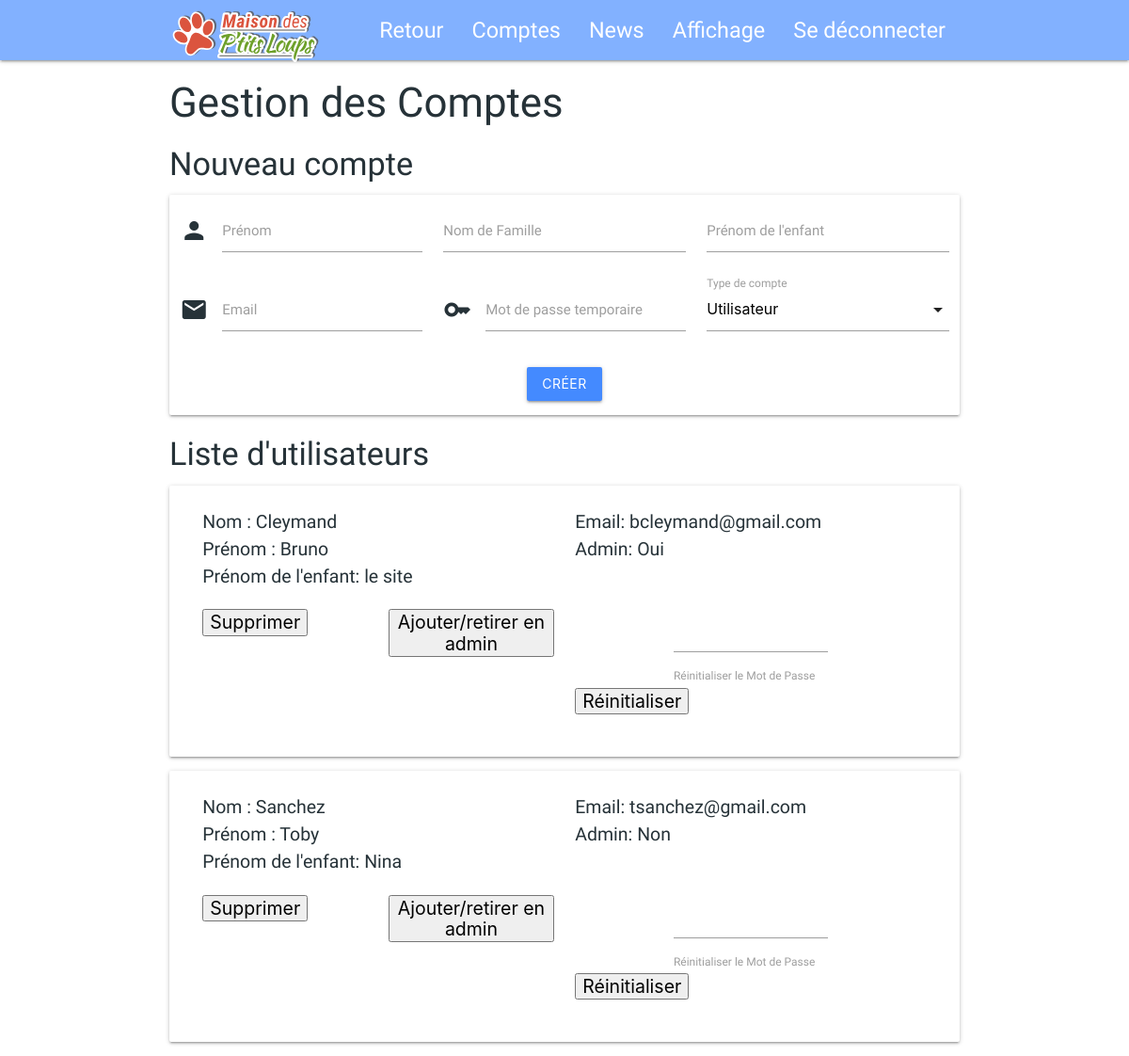
Page /admin-accounts.php (signed in) on the earlier database version.
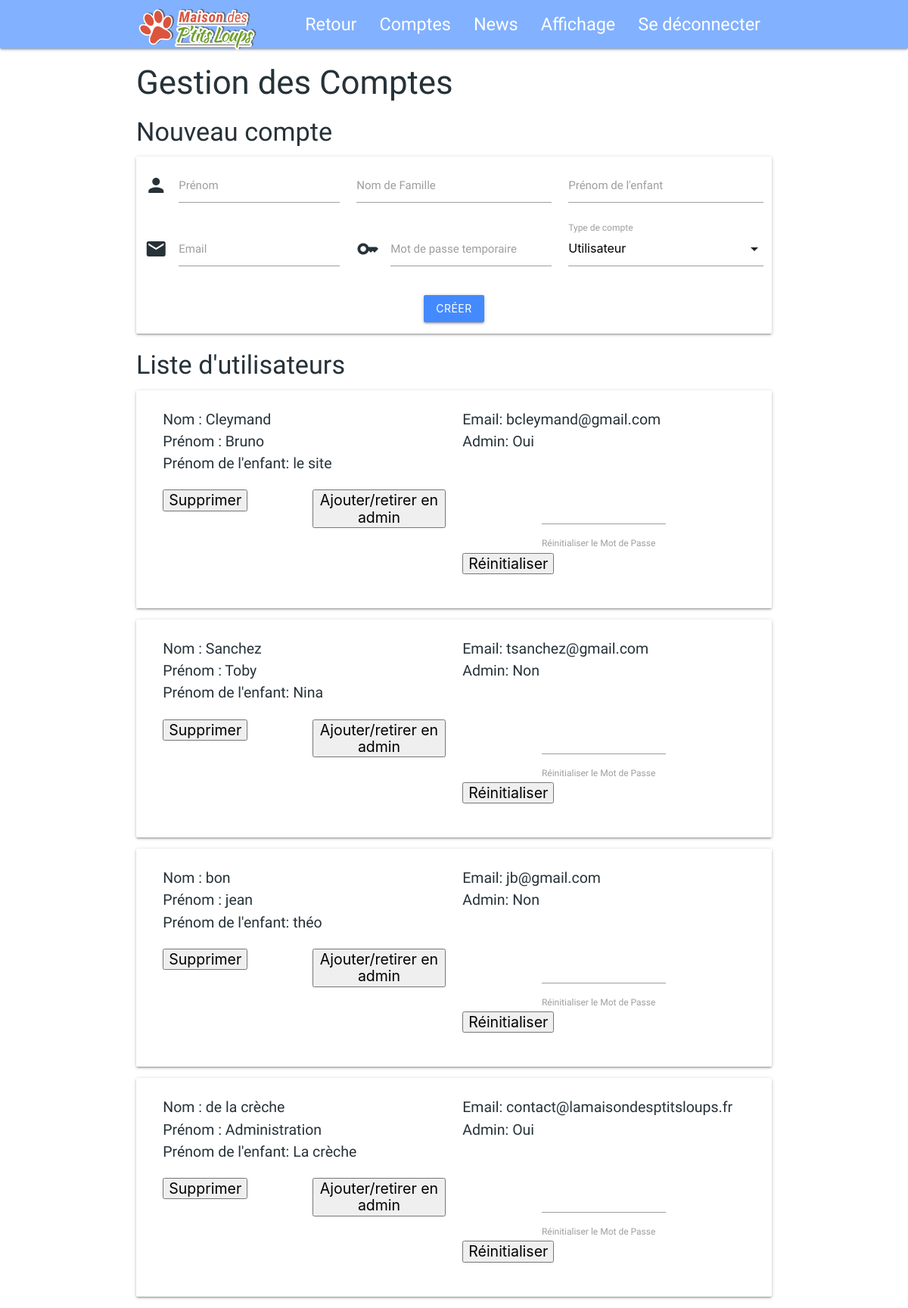
Same page on the later database version.
### tables this page shows
CREATE TABLE `accounts` (
  `id` int(10) NOT NULL,
  `last_name` varchar(30) NOT NULL,
  `first_name` varchar(30) NOT NULL,
  `child_name` varchar(30) NOT NULL,
  `email` varchar(60) NOT NULL,
  `password` varchar(70) NOT NULL,
  `admin` int(1) NOT NULL
);

### admin-accounts.php (the view, shortened to what this page needs)
<?php
require_once 'config/config.php';
?>
<!DOCTYPE html>
<html lang="fr">
<?php
require_once "components/head.php";
?>
<body>
    <?php
    include 'components/admin-nav.php';
    ?>
    <div class="container">
        <h3>Gestion des Comptes</h3>
    </div>
    <div class="container">
        <h4>Nouveau compte</h4>
        <div class="card ">
            <form class="row" method="post" action="queries/signup.php">
                <div class="input-field col s12 m4">
                    <i class="material-icons prefix ">person</i>
                    <input id="first_name" type="text" name="first_name" class="validate" />
                    <label for="first_name" class="">Prénom</label>
                </div>
                <div class="input-field col s12 m4">
                    <input id="last_name" type="text" name="last_name" class="validate" />
                    <label for="last_name" class="">Nom de Famille</label>
                </div>
                <div class="input-field col s12 m4">
                    <input id="child_name" type="text" name="child_name" class="validate" />
                    <label for="child_name" class="">Prénom de l'enfant</label>
                </div>
                <div class="input-field col s12 m4">
                    <i class="material-icons prefix ">mail</i>
                    <input id="email" type="email" name="email" class="validate" />
                    <label for="email" class="">Email</label>
                    <span class="helper-text" data-error="Adresse invalide" data-success=""></span>
                </div>
                <div class="input-field col s12 m4">
                    <i class="material-icons prefix ">key</i>
                    <input id="password" type="password" name="password" class="validate" />
                    <label for="password" class="">Mot de passe temporaire</label>
                </div>
                <div class="input-field col s12 m4">
                    <label>Type de compte</label>
                </div>
                <div class="input-field col s12 m4 center">
                    <button class="btn waves-effect waves-light blue accent-2" type="submit">Créer</button>
                </div>
            </form>
        </div>
    </div>
    <div class="container">
        <h4>Liste d'utilisateurs</h4>
        <?php
        $sql = "SELECT `id`, `last_name`, `first_name`, `child_name`, `email`, `admin` FROM `accounts` WHERE 1";
        $pre = $pdo->prepare($sql);
        $pre->execute();
        $data = $pre->fetchAll(PDO::FETCH_ASSOC);
        foreach ($data as $userData) {
        ?>
            <div class="card">
                <div class="card-content">
                    <div class="row">
                        <div class="col s12 m6">
                            <p><strong>Nom :</strong> <?php echo $userData['last_name']; ?></p>
                            <p><strong>Prénom :</strong> <?php echo $userData['first_name']; ?></p>
                            <p><strong>Prénom de l'enfant:</strong> <?php echo $userData['child_name']; ?></p>
                        </div>
                        <div class="col s12 m6">
                            <p><strong>Email:</strong> <?php echo $userData['email']; ?></p>
                            <p><strong>Admin:</strong> <?php echo $userData['admin'] ? 'Oui' : 'Non'; ?></p>
                        </div>
                    </div>
                    <div class="row">
                        <form class="col s12 m3" method="post" action="queries/user-delete.php">
                            <button type='submit'>Supprimer</button>
                        </form>
                        <form class="col s12 m3" method="post" action="queries/admin-toggle.php">
                            <button type='submit'>Ajouter/retirer en admin</button>
                        </form>
                        <form class="col s12 m6" method="post" action="queries/user-pwreset.php">
                            <div class=" col s12 m6 offset-m3">
                                <input id="newpassword" type="text" name="newpassword" />
                                <label for="newpassword">Réinitialiser le Mot de Passe</label>
                            </div>
                            <button type='submit'>Réinitialiser</button>
                        </form>
                    </div>
                </div>
            </div>
        <?php
        };
        ?>
    </div>
</body>

Differences in the rows shown:
added accounts: last_name "bon", first_name "jean", child_name "théo", email "jb@gmail.com", admin "Non"
added accounts: last_name "de la crèche", first_name "Administration", child_name "La crèche", email "contact@lamaisondesptitsloups.fr", admin "Oui"
